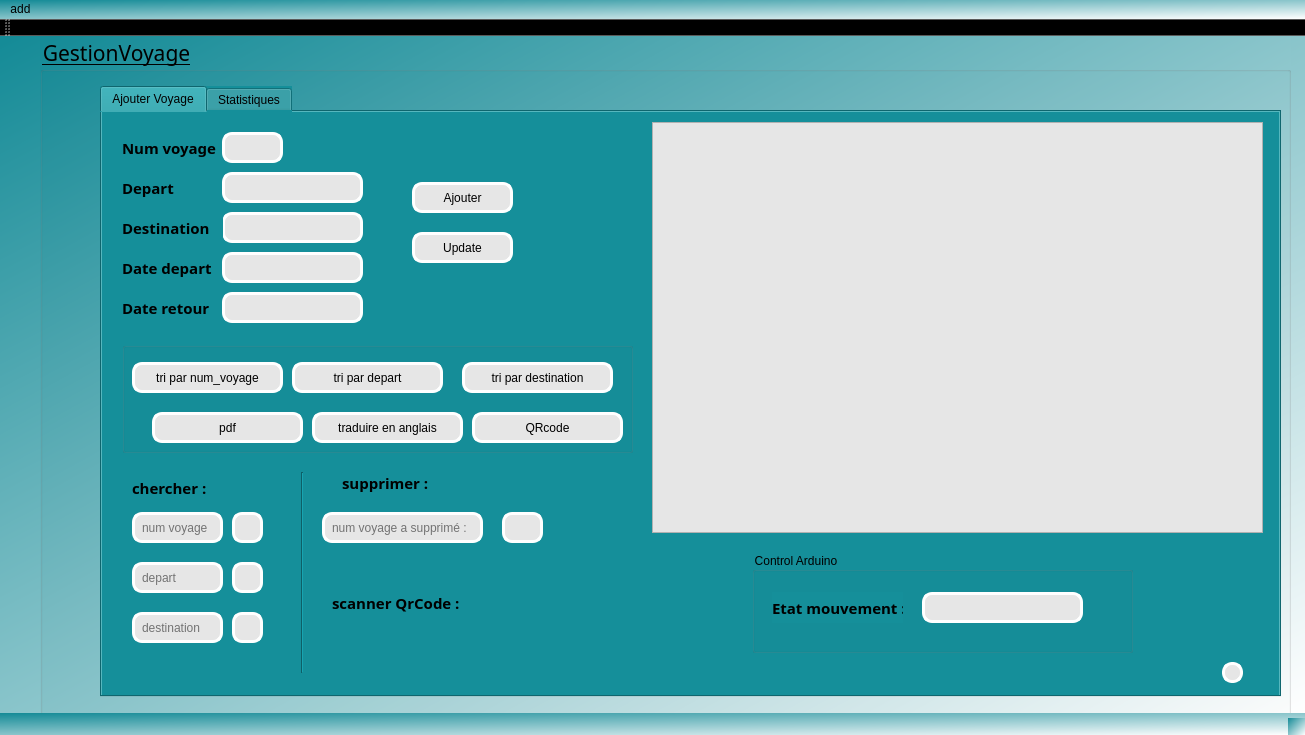
<?xml version="1.0" encoding="UTF-8"?>
<ui version="4.0">
 <class>MainWindow</class>
 <widget class="QMainWindow" name="MainWindow">
  <property name="geometry">
   <rect>
    <x>0</x>
    <y>0</y>
    <width>1305</width>
    <height>735</height>
   </rect>
  </property>
  <property name="windowTitle">
   <string>Gestion des Clients</string>
  </property>
  <property name="styleSheet">
   <string notr="true">background-color: qlineargradient(spread:pad, x1:0, y1:0.0113636, x2:1, y2:1, stop:0 rgba(21, 139, 151, 255), stop:1 rgba(255, 255, 255, 255));</string>
  </property>
  <widget class="QWidget" name="centralWidget">
   <widget class="QGroupBox" name="groupBox">
    <property name="geometry">
     <rect>
      <x>40</x>
      <y>0</y>
      <width>1251</width>
      <height>681</height>
     </rect>
    </property>
    <property name="font">
     <font>
      <family>Tw Cen MT Condensed Extra Bold</family>
      <pointsize>16</pointsize>
      <underline>true</underline>
     </font>
    </property>
    <property name="title">
     <string>GestionVoyage</string>
    </property>
    <widget class="QTabWidget" name="tab_voyageur">
     <property name="geometry">
      <rect>
       <x>60</x>
       <y>50</y>
       <width>1181</width>
       <height>611</height>
      </rect>
     </property>
     <property name="styleSheet">
      <string notr="true">
background-color: rgb(21, 143, 154);</string>
     </property>
     <property name="currentIndex">
      <number>0</number>
     </property>
     <widget class="QWidget" name="tab">
      <attribute name="title">
       <string>Ajouter Voyage</string>
      </attribute>
      <widget class="QLabel" name="label">
       <property name="geometry">
        <rect>
         <x>20</x>
         <y>140</y>
         <width>101</width>
         <height>31</height>
        </rect>
       </property>
       <property name="font">
        <font>
         <family>Sitka</family>
         <pointsize>11</pointsize>
         <weight>75</weight>
         <bold>true</bold>
        </font>
       </property>
       <property name="styleSheet">
        <string notr="true"/>
       </property>
       <property name="text">
        <string>Date depart </string>
       </property>
      </widget>
      <widget class="QLabel" name="label_2">
       <property name="geometry">
        <rect>
         <x>20</x>
         <y>60</y>
         <width>91</width>
         <height>31</height>
        </rect>
       </property>
       <property name="font">
        <font>
         <family>Sitka</family>
         <pointsize>11</pointsize>
         <weight>75</weight>
         <bold>true</bold>
        </font>
       </property>
       <property name="styleSheet">
        <string notr="true"/>
       </property>
       <property name="text">
        <string>Depart </string>
       </property>
      </widget>
      <widget class="QLabel" name="label_3">
       <property name="geometry">
        <rect>
         <x>20</x>
         <y>180</y>
         <width>101</width>
         <height>31</height>
        </rect>
       </property>
       <property name="font">
        <font>
         <family>Sitka</family>
         <pointsize>11</pointsize>
         <weight>75</weight>
         <bold>true</bold>
        </font>
       </property>
       <property name="styleSheet">
        <string notr="true"/>
       </property>
       <property name="text">
        <string>Date retour </string>
       </property>
      </widget>
      <widget class="QPushButton" name="quitter_button">
       <property name="geometry">
        <rect>
         <x>1120</x>
         <y>550</y>
         <width>21</width>
         <height>21</height>
        </rect>
       </property>
       <property name="styleSheet">
        <string notr="true">color: #b1b1b1;
color: rgb(0, 0, 0);
background-color: rgb(230, 230, 230);

 

    border-width: 3px;

    border-color: #ffffff;

    border-style: solid;

    border-radius: 10;



    padding: 3px;

    font-size: 12px;

    padding-left: 5px;

    padding-right: 5px;</string>
       </property>
       <property name="text">
        <string/>
       </property>
       <property name="icon">
        <iconset>
         <normaloff>D:/312640531_1287055981893992_2003313104381087677_n.png</normaloff>D:/312640531_1287055981893992_2003313104381087677_n.png</iconset>
       </property>
      </widget>
      <widget class="QLineEdit" name="le_depart">
       <property name="geometry">
        <rect>
         <x>120</x>
         <y>60</y>
         <width>141</width>
         <height>31</height>
        </rect>
       </property>
       <property name="styleSheet">
        <string notr="true">color: #b1b1b1;
color: rgb(0, 0, 0);
background-color: rgb(230, 230, 230);

 

    border-width: 3px;

    border-color: #ffffff;

    border-style: solid;

    border-radius: 10;



    padding: 3px;

    font-size: 12px;

    padding-left: 5px;

    padding-right: 5px;</string>
       </property>
       <property name="text">
        <string/>
       </property>
      </widget>
      <widget class="Line" name="line_2">
       <property name="geometry">
        <rect>
         <x>40</x>
         <y>230</y>
         <width>411</width>
         <height>16</height>
        </rect>
       </property>
       <property name="orientation">
        <enum>Qt::Horizontal</enum>
       </property>
      </widget>
      <widget class="QPushButton" name="le_ajouter">
       <property name="geometry">
        <rect>
         <x>310</x>
         <y>70</y>
         <width>101</width>
         <height>31</height>
        </rect>
       </property>
       <property name="styleSheet">
        <string notr="true">color: #b1b1b1;
color: rgb(0, 0, 0);
background-color: rgb(230, 230, 230);

 

    border-width: 3px;

    border-color: #ffffff;

    border-style: solid;

    border-radius: 10;



    padding: 3px;

    font-size: 12px;

    padding-left: 5px;

    padding-right: 5px;</string>
       </property>
       <property name="text">
        <string>Ajouter</string>
       </property>
       <property name="icon">
        <iconset>
         <normaloff>D:/add.png</normaloff>D:/add.png</iconset>
       </property>
      </widget>
      <widget class="QLabel" name="label_11">
       <property name="geometry">
        <rect>
         <x>20</x>
         <y>20</y>
         <width>111</width>
         <height>31</height>
        </rect>
       </property>
       <property name="font">
        <font>
         <family>Sitka</family>
         <pointsize>11</pointsize>
         <weight>75</weight>
         <bold>true</bold>
        </font>
       </property>
       <property name="styleSheet">
        <string notr="true"/>
       </property>
       <property name="text">
        <string>Num voyage </string>
       </property>
      </widget>
      <widget class="QLineEdit" name="le_destination">
       <property name="geometry">
        <rect>
         <x>120</x>
         <y>100</y>
         <width>141</width>
         <height>31</height>
        </rect>
       </property>
       <property name="styleSheet">
        <string notr="true">color: #b1b1b1;
color: rgb(0, 0, 0);
background-color: rgb(230, 230, 230);

 

    border-width: 3px;

    border-color: #ffffff;

    border-style: solid;

    border-radius: 10;



    padding: 3px;

    font-size: 12px;

    padding-left: 5px;

    padding-right: 5px;</string>
       </property>
       <property name="text">
        <string/>
       </property>
      </widget>
      <widget class="QLineEdit" name="le_num_voyag">
       <property name="geometry">
        <rect>
         <x>120</x>
         <y>20</y>
         <width>61</width>
         <height>31</height>
        </rect>
       </property>
       <property name="styleSheet">
        <string notr="true">color: #b1b1b1;
color: rgb(0, 0, 0);
background-color: rgb(230, 230, 230);

 

    border-width: 3px;

    border-color: #ffffff;

    border-style: solid;

    border-radius: 10;



    padding: 3px;

    font-size: 12px;

    padding-left: 5px;

    padding-right: 5px;</string>
       </property>
       <property name="text">
        <string/>
       </property>
       <property name="placeholderText">
        <string/>
       </property>
      </widget>
      <widget class="QLineEdit" name="date_retour">
       <property name="geometry">
        <rect>
         <x>120</x>
         <y>180</y>
         <width>141</width>
         <height>31</height>
        </rect>
       </property>
       <property name="styleSheet">
        <string notr="true">color: #b1b1b1;
color: rgb(0, 0, 0);
background-color: rgb(230, 230, 230);

 

    border-width: 3px;

    border-color: #ffffff;

    border-style: solid;

    border-radius: 10;



    padding: 3px;

    font-size: 12px;

    padding-left: 5px;

    padding-right: 5px;</string>
       </property>
       <property name="text">
        <string/>
       </property>
      </widget>
      <widget class="QLineEdit" name="date_depart">
       <property name="geometry">
        <rect>
         <x>120</x>
         <y>140</y>
         <width>141</width>
         <height>31</height>
        </rect>
       </property>
       <property name="styleSheet">
        <string notr="true">color: #b1b1b1;
color: rgb(0, 0, 0);
background-color: rgb(230, 230, 230);

 

    border-width: 3px;

    border-color: #ffffff;

    border-style: solid;

    border-radius: 10;



    padding: 3px;

    font-size: 12px;

    padding-left: 5px;

    padding-right: 5px;</string>
       </property>
       <property name="text">
        <string/>
       </property>
      </widget>
      <widget class="QPushButton" name="le_update">
       <property name="geometry">
        <rect>
         <x>310</x>
         <y>120</y>
         <width>101</width>
         <height>31</height>
        </rect>
       </property>
       <property name="styleSheet">
        <string notr="true">color: #b1b1b1;
color: rgb(0, 0, 0);
background-color: rgb(230, 230, 230);

 

    border-width: 3px;

    border-color: #ffffff;

    border-style: solid;

    border-radius: 10;



    padding: 3px;

    font-size: 12px;

    padding-left: 5px;

    padding-right: 5px;</string>
       </property>
       <property name="text">
        <string>Update</string>
       </property>
       <property name="icon">
        <iconset>
         <normaloff>../../Downloads/refresh.png</normaloff>../../Downloads/refresh.png</iconset>
       </property>
      </widget>
      <widget class="QLabel" name="label_5">
       <property name="geometry">
        <rect>
         <x>20</x>
         <y>100</y>
         <width>101</width>
         <height>31</height>
        </rect>
       </property>
       <property name="font">
        <font>
         <family>Sitka</family>
         <pointsize>11</pointsize>
         <weight>75</weight>
         <bold>true</bold>
        </font>
       </property>
       <property name="styleSheet">
        <string notr="true"/>
       </property>
       <property name="text">
        <string>Destination </string>
       </property>
      </widget>
      <widget class="QTableView" name="tab_voyageur_2">
       <property name="geometry">
        <rect>
         <x>550</x>
         <y>10</y>
         <width>611</width>
         <height>411</height>
        </rect>
       </property>
       <property name="font">
        <font>
         <family>Segoe MDL2 Assets</family>
         <pointsize>8</pointsize>
         <weight>50</weight>
         <italic>false</italic>
         <bold>false</bold>
        </font>
       </property>
       <property name="cursor" stdset="0">
        <cursorShape>PointingHandCursor</cursorShape>
       </property>
       <property name="mouseTracking">
        <bool>true</bool>
       </property>
       <property name="autoFillBackground">
        <bool>false</bool>
       </property>
       <property name="styleSheet">
        <string notr="true">background-color: rgb(230, 230, 230);
font: 8pt &quot;Segoe MDL2 Assets&quot;;
</string>
       </property>
       <property name="frameShadow">
        <enum>QFrame::Raised</enum>
       </property>
       <property name="horizontalScrollBarPolicy">
        <enum>Qt::ScrollBarAsNeeded</enum>
       </property>
       <property name="sizeAdjustPolicy">
        <enum>QAbstractScrollArea::AdjustIgnored</enum>
       </property>
       <property name="autoScroll">
        <bool>true</bool>
       </property>
       <property name="dragDropMode">
        <enum>QAbstractItemView::NoDragDrop</enum>
       </property>
       <property name="gridStyle">
        <enum>Qt::SolidLine</enum>
       </property>
      </widget>
      <widget class="QLineEdit" name="le_voyage_supp_2">
       <property name="geometry">
        <rect>
         <x>220</x>
         <y>400</y>
         <width>161</width>
         <height>31</height>
        </rect>
       </property>
       <property name="styleSheet">
        <string notr="true">color: #b1b1b1;
color: rgb(0, 0, 0);
background-color: rgb(230, 230, 230);

 

    border-width: 3px;

    border-color: #ffffff;

    border-style: solid;

    border-radius: 10;



    padding: 3px;

    font-size: 12px;

    padding-left: 5px;

    padding-right: 5px;</string>
       </property>
       <property name="text">
        <string/>
       </property>
       <property name="placeholderText">
        <string>num voyage a supprimé :</string>
       </property>
      </widget>
      <widget class="QPushButton" name="boutton_supp">
       <property name="geometry">
        <rect>
         <x>400</x>
         <y>400</y>
         <width>41</width>
         <height>31</height>
        </rect>
       </property>
       <property name="font">
        <font>
         <family>MS Shell Dlg 2</family>
         <pointsize>-1</pointsize>
         <underline>false</underline>
        </font>
       </property>
       <property name="styleSheet">
        <string notr="true">color: #b1b1b1;
color: rgb(0, 0, 0);
background-color: rgb(230, 230, 230);

 

    border-width: 3px;

    border-color: #ffffff;

    border-style: solid;

    border-radius: 10;



    padding: 3px;

    font-size: 12px;

    padding-left: 5px;

    padding-right: 5px;</string>
       </property>
       <property name="text">
        <string/>
       </property>
       <property name="icon">
        <iconset>
         <normaloff>D:/293015373_421642396675644_3595492113183326200_n.png</normaloff>D:/293015373_421642396675644_3595492113183326200_n.png</iconset>
       </property>
      </widget>
      <widget class="QPushButton" name="recherche_button">
       <property name="geometry">
        <rect>
         <x>130</x>
         <y>400</y>
         <width>31</width>
         <height>31</height>
        </rect>
       </property>
       <property name="styleSheet">
        <string notr="true">color: #b1b1b1;
color: rgb(0, 0, 0);
background-color: rgb(230, 230, 230);

 

    border-width: 3px;

    border-color: #ffffff;

    border-style: solid;

    border-radius: 10;



    padding: 3px;

    font-size: 12px;

    padding-left: 5px;

    padding-right: 5px;</string>
       </property>
       <property name="text">
        <string/>
       </property>
       <property name="icon">
        <iconset>
         <normaloff>../../Downloads/magnifying-glass.png</normaloff>../../Downloads/magnifying-glass.png</iconset>
       </property>
      </widget>
      <widget class="QLineEdit" name="le_search_numv">
       <property name="geometry">
        <rect>
         <x>30</x>
         <y>400</y>
         <width>91</width>
         <height>31</height>
        </rect>
       </property>
       <property name="styleSheet">
        <string notr="true">color: #b1b1b1;
color: rgb(0, 0, 0);
background-color: rgb(230, 230, 230);

 

    border-width: 3px;

    border-color: #ffffff;

    border-style: solid;

    border-radius: 10;



    padding: 3px;

    font-size: 12px;

    padding-left: 5px;

    padding-right: 5px;</string>
       </property>
       <property name="text">
        <string/>
       </property>
       <property name="placeholderText">
        <string>num voyage</string>
       </property>
      </widget>
      <widget class="QLabel" name="label_12">
       <property name="geometry">
        <rect>
         <x>30</x>
         <y>360</y>
         <width>111</width>
         <height>31</height>
        </rect>
       </property>
       <property name="font">
        <font>
         <family>Sitka</family>
         <pointsize>11</pointsize>
         <weight>75</weight>
         <bold>true</bold>
        </font>
       </property>
       <property name="styleSheet">
        <string notr="true"/>
       </property>
       <property name="text">
        <string>chercher :</string>
       </property>
      </widget>
      <widget class="QLineEdit" name="le_search_depart">
       <property name="geometry">
        <rect>
         <x>30</x>
         <y>450</y>
         <width>91</width>
         <height>31</height>
        </rect>
       </property>
       <property name="styleSheet">
        <string notr="true">color: #b1b1b1;
color: rgb(0, 0, 0);
background-color: rgb(230, 230, 230);

 

    border-width: 3px;

    border-color: #ffffff;

    border-style: solid;

    border-radius: 10;



    padding: 3px;

    font-size: 12px;

    padding-left: 5px;

    padding-right: 5px;</string>
       </property>
       <property name="text">
        <string/>
       </property>
       <property name="placeholderText">
        <string>depart</string>
       </property>
      </widget>
      <widget class="QLineEdit" name="le_search_destination">
       <property name="geometry">
        <rect>
         <x>30</x>
         <y>500</y>
         <width>91</width>
         <height>31</height>
        </rect>
       </property>
       <property name="styleSheet">
        <string notr="true">color: #b1b1b1;
color: rgb(0, 0, 0);
background-color: rgb(230, 230, 230);

 

    border-width: 3px;

    border-color: #ffffff;

    border-style: solid;

    border-radius: 10;



    padding: 3px;

    font-size: 12px;

    padding-left: 5px;

    padding-right: 5px;</string>
       </property>
       <property name="text">
        <string/>
       </property>
       <property name="placeholderText">
        <string>destination</string>
       </property>
      </widget>
      <widget class="QPushButton" name="recherche_button_2">
       <property name="geometry">
        <rect>
         <x>130</x>
         <y>450</y>
         <width>31</width>
         <height>31</height>
        </rect>
       </property>
       <property name="styleSheet">
        <string notr="true">color: #b1b1b1;
color: rgb(0, 0, 0);
background-color: rgb(230, 230, 230);

 

    border-width: 3px;

    border-color: #ffffff;

    border-style: solid;

    border-radius: 10;



    padding: 3px;

    font-size: 12px;

    padding-left: 5px;

    padding-right: 5px;</string>
       </property>
       <property name="text">
        <string/>
       </property>
       <property name="icon">
        <iconset>
         <normaloff>../../Downloads/magnifying-glass.png</normaloff>../../Downloads/magnifying-glass.png</iconset>
       </property>
      </widget>
      <widget class="QPushButton" name="recherche_button_3">
       <property name="geometry">
        <rect>
         <x>130</x>
         <y>500</y>
         <width>31</width>
         <height>31</height>
        </rect>
       </property>
       <property name="styleSheet">
        <string notr="true">color: #b1b1b1;
color: rgb(0, 0, 0);
background-color: rgb(230, 230, 230);

 

    border-width: 3px;

    border-color: #ffffff;

    border-style: solid;

    border-radius: 10;



    padding: 3px;

    font-size: 12px;

    padding-left: 5px;

    padding-right: 5px;</string>
       </property>
       <property name="text">
        <string/>
       </property>
       <property name="icon">
        <iconset>
         <normaloff>../../Downloads/magnifying-glass.png</normaloff>../../Downloads/magnifying-glass.png</iconset>
       </property>
      </widget>
      <widget class="Line" name="line">
       <property name="geometry">
        <rect>
         <x>190</x>
         <y>360</y>
         <width>20</width>
         <height>201</height>
        </rect>
       </property>
       <property name="orientation">
        <enum>Qt::Vertical</enum>
       </property>
      </widget>
      <widget class="QLabel" name="label_13">
       <property name="geometry">
        <rect>
         <x>240</x>
         <y>350</y>
         <width>111</width>
         <height>41</height>
        </rect>
       </property>
       <property name="font">
        <font>
         <family>Sitka</family>
         <pointsize>11</pointsize>
         <weight>75</weight>
         <bold>true</bold>
        </font>
       </property>
       <property name="styleSheet">
        <string notr="true"/>
       </property>
       <property name="text">
        <string>supprimer :</string>
       </property>
      </widget>
      <widget class="QLabel" name="label_6">
       <property name="geometry">
        <rect>
         <x>380</x>
         <y>460</y>
         <width>91</width>
         <height>81</height>
        </rect>
       </property>
       <property name="styleSheet">
        <string notr="true"/>
       </property>
       <property name="text">
        <string/>
       </property>
      </widget>
      <widget class="QLabel" name="label_15">
       <property name="geometry">
        <rect>
         <x>230</x>
         <y>460</y>
         <width>131</width>
         <height>61</height>
        </rect>
       </property>
       <property name="font">
        <font>
         <family>Sitka</family>
         <pointsize>11</pointsize>
         <weight>75</weight>
         <bold>true</bold>
        </font>
       </property>
       <property name="styleSheet">
        <string notr="true"/>
       </property>
       <property name="text">
        <string>scanner QrCode :</string>
       </property>
      </widget>
      <widget class="QGroupBox" name="groupBox_2">
       <property name="geometry">
        <rect>
         <x>650</x>
         <y>440</y>
         <width>381</width>
         <height>101</height>
        </rect>
       </property>
       <property name="title">
        <string>Control Arduino</string>
       </property>
       <widget class="QLabel" name="on_text_2">
        <property name="geometry">
         <rect>
          <x>20</x>
          <y>40</y>
          <width>131</width>
          <height>31</height>
         </rect>
        </property>
        <property name="font">
         <font>
          <family>Sitka</family>
          <pointsize>11</pointsize>
          <weight>75</weight>
          <bold>true</bold>
         </font>
        </property>
        <property name="styleSheet">
         <string notr="true"/>
        </property>
        <property name="text">
         <string>Etat mouvement :</string>
        </property>
       </widget>
       <widget class="QLabel" name="etat_buzzer">
        <property name="geometry">
         <rect>
          <x>170</x>
          <y>40</y>
          <width>161</width>
          <height>31</height>
         </rect>
        </property>
        <property name="font">
         <font>
          <family>Source Code Pro</family>
          <pointsize>-1</pointsize>
          <weight>9</weight>
          <italic>false</italic>
          <bold>false</bold>
         </font>
        </property>
        <property name="styleSheet">
         <string notr="true">color: #b1b1b1;
color: rgb(0, 0, 0);
font: 8pt &quot;MS Shell Dlg 2&quot;;
font: 75 10pt &quot;Source Code Pro&quot;;
color: rgb(0, 0, 0);
background-color: rgb(230, 230, 230);

 

    border-width: 3px;

    border-color: #ffffff;

    border-style: solid;

    border-radius: 10;



    padding: 3px;

    font-size: 12px;

    padding-left: 5px;

    padding-right: 5px;</string>
        </property>
        <property name="text">
         <string/>
        </property>
       </widget>
      </widget>
      <widget class="QGroupBox" name="groupBox_3">
       <property name="geometry">
        <rect>
         <x>20</x>
         <y>230</y>
         <width>511</width>
         <height>111</height>
        </rect>
       </property>
       <property name="title">
        <string/>
       </property>
       <widget class="QPushButton" name="tri_button">
        <property name="geometry">
         <rect>
          <x>10</x>
          <y>20</y>
          <width>151</width>
          <height>31</height>
         </rect>
        </property>
        <property name="styleSheet">
         <string notr="true">color: #b1b1b1;
color: rgb(0, 0, 0);
background-color: rgb(230, 230, 230);

 

    border-width: 3px;

    border-color: #ffffff;

    border-style: solid;

    border-radius: 10;



    padding: 3px;

    font-size: 12px;

    padding-left: 5px;

    padding-right: 5px;</string>
        </property>
        <property name="text">
         <string>tri par num_voyage</string>
        </property>
        <property name="icon">
         <iconset>
          <normaloff>../../Downloads/sort.png</normaloff>../../Downloads/sort.png</iconset>
        </property>
       </widget>
       <widget class="QPushButton" name="tri_button_2">
        <property name="geometry">
         <rect>
          <x>170</x>
          <y>20</y>
          <width>151</width>
          <height>31</height>
         </rect>
        </property>
        <property name="styleSheet">
         <string notr="true">color: #b1b1b1;
color: rgb(0, 0, 0);
background-color: rgb(230, 230, 230);

 

    border-width: 3px;

    border-color: #ffffff;

    border-style: solid;

    border-radius: 10;



    padding: 3px;

    font-size: 12px;

    padding-left: 5px;

    padding-right: 5px;</string>
        </property>
        <property name="text">
         <string>tri par depart</string>
        </property>
        <property name="icon">
         <iconset>
          <normaloff>../../Downloads/sort.png</normaloff>../../Downloads/sort.png</iconset>
        </property>
       </widget>
       <widget class="QPushButton" name="tri_button_3">
        <property name="geometry">
         <rect>
          <x>340</x>
          <y>20</y>
          <width>151</width>
          <height>31</height>
         </rect>
        </property>
        <property name="styleSheet">
         <string notr="true">color: #b1b1b1;
color: rgb(0, 0, 0);
background-color: rgb(230, 230, 230);

 

    border-width: 3px;

    border-color: #ffffff;

    border-style: solid;

    border-radius: 10;



    padding: 3px;

    font-size: 12px;

    padding-left: 5px;

    padding-right: 5px;</string>
        </property>
        <property name="text">
         <string>tri par destination</string>
        </property>
        <property name="icon">
         <iconset>
          <normaloff>../../Downloads/sort.png</normaloff>../../Downloads/sort.png</iconset>
        </property>
       </widget>
       <widget class="QPushButton" name="pdf_button">
        <property name="geometry">
         <rect>
          <x>30</x>
          <y>70</y>
          <width>151</width>
          <height>31</height>
         </rect>
        </property>
        <property name="styleSheet">
         <string notr="true">color: #b1b1b1;
color: rgb(0, 0, 0);
background-color: rgb(230, 230, 230);

 

    border-width: 3px;

    border-color: #ffffff;

    border-style: solid;

    border-radius: 10;



    padding: 3px;

    font-size: 12px;

    padding-left: 5px;

    padding-right: 5px;</string>
        </property>
        <property name="text">
         <string>pdf</string>
        </property>
        <property name="icon">
         <iconset>
          <normaloff>../../Downloads/pdf.png</normaloff>../../Downloads/pdf.png</iconset>
        </property>
       </widget>
       <widget class="QPushButton" name="traduire">
        <property name="geometry">
         <rect>
          <x>190</x>
          <y>70</y>
          <width>151</width>
          <height>31</height>
         </rect>
        </property>
        <property name="styleSheet">
         <string notr="true">color: #b1b1b1;
color: rgb(0, 0, 0);
background-color: rgb(230, 230, 230);

 

    border-width: 3px;

    border-color: #ffffff;

    border-style: solid;

    border-radius: 10;



    padding: 3px;

    font-size: 12px;

    padding-left: 5px;

    padding-right: 5px;</string>
        </property>
        <property name="text">
         <string>traduire en anglais</string>
        </property>
        <property name="icon">
         <iconset>
          <normaloff>D:/add.png</normaloff>D:/add.png</iconset>
        </property>
       </widget>
       <widget class="QPushButton" name="qr_button">
        <property name="geometry">
         <rect>
          <x>350</x>
          <y>70</y>
          <width>151</width>
          <height>31</height>
         </rect>
        </property>
        <property name="styleSheet">
         <string notr="true">color: #b1b1b1;
color: rgb(0, 0, 0);
background-color: rgb(230, 230, 230);

 

    border-width: 3px;

    border-color: #ffffff;

    border-style: solid;

    border-radius: 10;



    padding: 3px;

    font-size: 12px;

    padding-left: 5px;

    padding-right: 5px;</string>
        </property>
        <property name="text">
         <string>QRcode</string>
        </property>
        <property name="icon">
         <iconset>
          <normaloff>D:/qr-code.png</normaloff>D:/qr-code.png</iconset>
        </property>
       </widget>
      </widget>
     </widget>
     <widget class="QWidget" name="tab_2">
      <attribute name="title">
       <string>Statistiques</string>
      </attribute>
      <widget class="QLabel" name="label_14">
       <property name="geometry">
        <rect>
         <x>60</x>
         <y>30</y>
         <width>1001</width>
         <height>31</height>
        </rect>
       </property>
       <property name="font">
        <font>
         <family>Rockwell Extra Bold</family>
         <pointsize>18</pointsize>
         <weight>10</weight>
         <italic>false</italic>
         <bold>false</bold>
        </font>
       </property>
       <property name="styleSheet">
        <string notr="true">font: 81 18pt &quot;Rockwell Extra Bold&quot;;</string>
       </property>
       <property name="text">
        <string>      voir les statistiques des destinations les plus visitées</string>
       </property>
      </widget>
      <widget class="QCustomPlot" name="customplot" native="true">
       <property name="geometry">
        <rect>
         <x>280</x>
         <y>80</y>
         <width>631</width>
         <height>481</height>
        </rect>
       </property>
       <property name="styleSheet">
        <string notr="true">background-color: rgb(230, 230, 230);
font: 8pt &quot;Segoe MDL2 Assets&quot;;
</string>
       </property>
       <widget class="QFrame" name="graphe">
        <property name="geometry">
         <rect>
          <x>0</x>
          <y>0</y>
          <width>641</width>
          <height>481</height>
         </rect>
        </property>
        <layout class="QHBoxLayout" name="horizontalLayout"/>
       </widget>
      </widget>
     </widget>
    </widget>
   </widget>
  </widget>
  <widget class="QMenuBar" name="menuBar">
   <property name="geometry">
    <rect>
     <x>0</x>
     <y>0</y>
     <width>1305</width>
     <height>26</height>
    </rect>
   </property>
   <widget class="QMenu" name="menuadd">
    <property name="title">
     <string>add</string>
    </property>
    <addaction name="separator"/>
   </widget>
   <addaction name="menuadd"/>
  </widget>
  <widget class="QToolBar" name="mainToolBar">
   <attribute name="toolBarArea">
    <enum>TopToolBarArea</enum>
   </attribute>
   <attribute name="toolBarBreak">
    <bool>false</bool>
   </attribute>
  </widget>
  <widget class="QStatusBar" name="statusBar"/>
 </widget>
 <layoutdefault spacing="6" margin="11"/>
 <customwidgets>
  <customwidget>
   <class>QCustomPlot</class>
   <extends>QWidget</extends>
   <header location="global">qcustomplot.h</header>
   <container>1</container>
  </customwidget>
 </customwidgets>
 <resources/>
 <connections/>
</ui>
